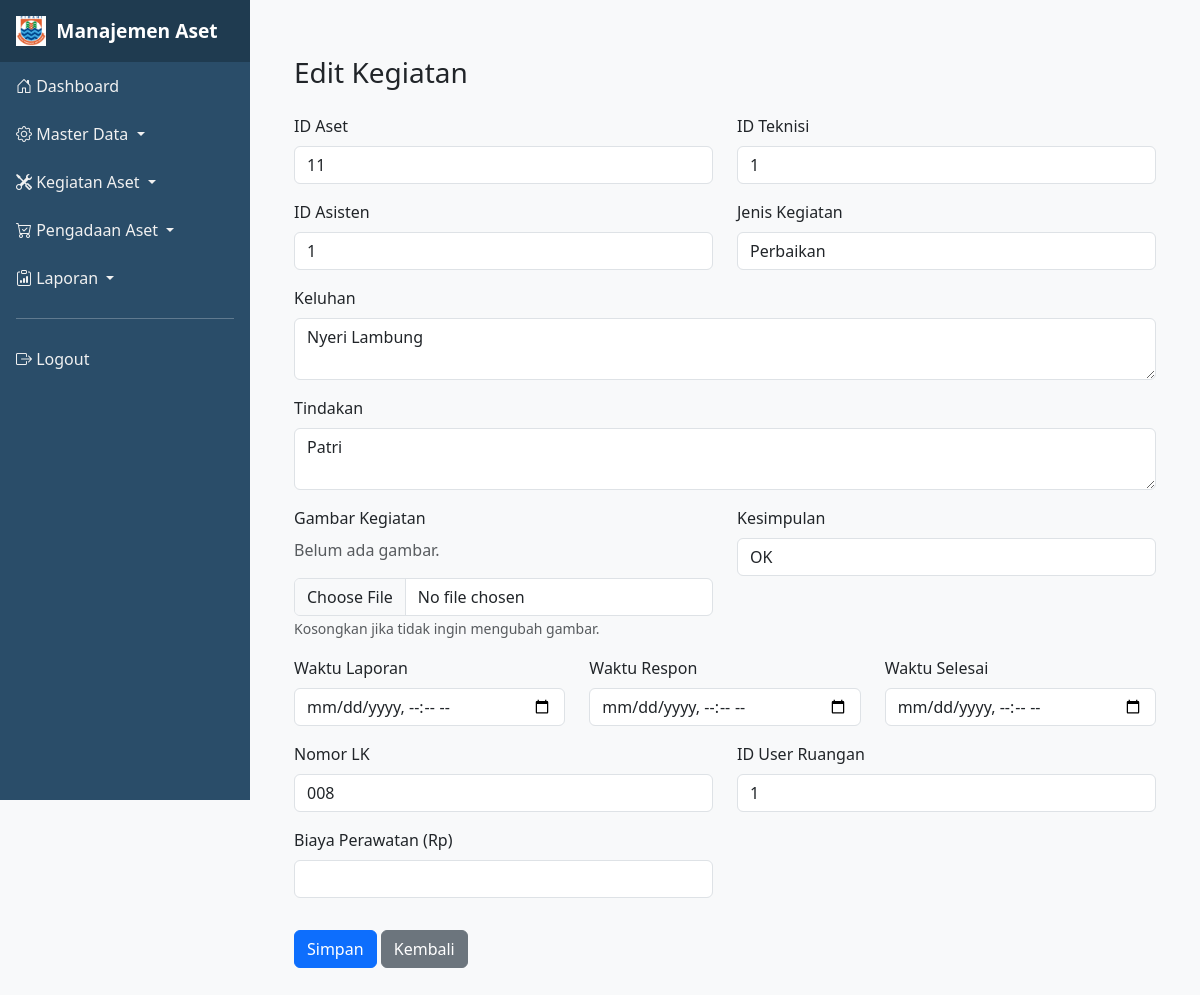
The page /index.php?page=edit_kegiatan&id_kegiatan=7 (signed in) on the database its author committed.
### tables this page shows
CREATE TABLE `kegiatan` (
  `id_kegiatan` int(11) NOT NULL,
  `id_aset` int(11) DEFAULT NULL,
  `id_teknisi` int(11) DEFAULT NULL,
  `id_asisten` int(11) DEFAULT NULL,
  `jenis_kegiatan` enum('Perbaikan','Pemeliharaan') DEFAULT NULL,
  `uraian` text DEFAULT NULL,
  `tanggal_kegiatan` datetime DEFAULT NULL,
  `keluhan` varchar(255) DEFAULT NULL,
  `tindakan` varchar(255) DEFAULT NULL,
  `kesimpulan` varchar(255) DEFAULT NULL,
  `id_user_ruangan` varchar(255) DEFAULT NULL,
  `id_kepala_ipsrs` varchar(255) DEFAULT NULL,
  `waktu_respon` datetime(6) DEFAULT NULL,
  `image` varchar(255) DEFAULT NULL,
  `waktu_laporan` datetime(6) DEFAULT NULL,
  `nomor_lk` varchar(255) DEFAULT NULL,
  `tanda_tangan_teknisi` text DEFAULT NULL,
  `tanda_tangan_asisten` text DEFAULT NULL,
  `tanda_tangan_kepala_ruangan` text DEFAULT NULL,
  `tanda_tangan_kepala_instalasi` text DEFAULT NULL,
  `waktu_selesai` datetime(6) DEFAULT NULL,
  `biaya_perawatan` int(255) DEFAULT NULL
);

### pages/edit_kegiatan.php (the view, shortened to what this page needs)
<?php
require __DIR__ . "/../includes/db.php";
$id_kegiatan = $_GET['id_kegiatan'] ?? 0;
$sql = "SELECT * FROM kegiatan WHERE id_kegiatan = ?";
$stmt = $conn->prepare($sql);
$stmt->bind_param("i", $id_kegiatan);
$stmt->execute();
$result = $stmt->get_result();
$kegiatan = $result->fetch_assoc();
?>
<div class="container mt-4">
    <h3 class="mb-4">Edit Kegiatan</h3>
    <form method="POST" enctype="multipart/form-data">
        <div class="row">
            <div class="col-md-6 mb-3">
                <label class="form-label">ID Aset</label>
                <input type="number" name="id_aset" value="<?= htmlspecialchars($kegiatan['id_aset']) ?>" class="form-control" required>
            </div>
            <div class="col-md-6 mb-3">
                <label class="form-label">ID Teknisi</label>
                <input type="number" name="id_teknisi" value="<?= htmlspecialchars($kegiatan['id_teknisi']) ?>" class="form-control" required>
            </div>
            <div class="col-md-6 mb-3">
                <label class="form-label">ID Asisten</label>
                <input type="number" name="id_asisten" value="<?= htmlspecialchars($kegiatan['id_asisten']) ?>" class="form-control">
            </div>
            <div class="col-md-6 mb-3">
                <label class="form-label">Jenis Kegiatan</label>
                <select name="jenis_kegiatan" class="form-control" required>
                    <option value="Perbaikan" <?= $kegiatan['jenis_kegiatan'] === 'Perbaikan' ? 'selected' : '' ?>>Perbaikan</option>
                </select>
            </div>
            <div class="col-md-12 mb-3">
                <label class="form-label">Keluhan</label>
                <textarea name="keluhan" class="form-control"><?= htmlspecialchars($kegiatan['keluhan']) ?></textarea>
            </div>
            <div class="col-md-12 mb-3">
                <label class="form-label">Tindakan</label>
                <textarea name="tindakan" class="form-control"><?= htmlspecialchars($kegiatan['tindakan']) ?></textarea>
            </div>
            <div class="col-md-6 mb-3">
                <label class="form-label">Gambar Kegiatan</label><br>
                <?php if (!empty($kegiatan['image']) && file_exists("../uploads/" . $kegiatan['image'])): ?>
                    <img src="../uploads/<?= htmlspecialchars($kegiatan['image']) ?>" alt="Gambar Kegiatan"
                         class="img-thumbnail mb-2" style="max-height: 200px;">
                    <input type="hidden" name="image_lama" value="<?= htmlspecialchars($kegiatan['image']) ?>">
                <?php else: ?>
                    <p class="text-muted">Belum ada gambar.</p>
                <?php endif; ?>
                <input type="file" name="image" class="form-control" accept="image/*">
                <small class="text-muted">Kosongkan jika tidak ingin mengubah gambar.</small>
            </div>
            <div class="col-md-6 mb-3">
                <label class="form-label">Kesimpulan</label>
                <input type="text" name="kesimpulan" value="<?= htmlspecialchars($kegiatan['kesimpulan']) ?>" class="form-control">
            </div>
            <div class="col-md-4 mb-3">
                <label class="form-label">Waktu Laporan</label>
                <input type="datetime-local" name="waktu_laporan" value="<?= $kegiatan['waktu_laporan'] ?>" class="form-control">
            </div>
            <div class="col-md-4 mb-3">
                <label class="form-label">Waktu Respon</label>
                <input type="datetime-local" name="waktu_respon" value="<?= $kegiatan['waktu_respon'] ?>" class="form-control">
            </div>
            <div class="col-md-4 mb-3">
                <label class="form-label">Waktu Selesai</label>
                <input type="datetime-local" name="waktu_selesai" value="<?= $kegiatan['waktu_selesai'] ?>" class="form-control">
            </div>
            <div class="col-md-6 mb-3">
                <label class="form-label">Nomor LK</label>
                <input type="text" name="nomor_lk" value="<?= htmlspecialchars($kegiatan['nomor_lk']) ?>" class="form-control">
            </div>
            <div class="col-md-6 mb-3">
                <label class="form-label">ID User Ruangan</label>
                <input type="number" name="id_user_ruangan" value="<?= htmlspecialchars($kegiatan['id_user_ruangan']) ?>" class="form-control">
            </div>
            <div class="col-md-6 mb-3">
                <label class="form-label">Biaya Perawatan (Rp)</label>
                <input type="number" name="biaya_perawatan" value="<?= htmlspecialchars($kegiatan['biaya_perawatan']) ?>" class="form-control">
            </div>
        </div>
        <div class="mt-3">
            <button type="submit" class="btn btn-primary">Simpan</button>
            <a href="../index.php?page=laporan_kegiatan" class="btn btn-secondary">Kembali</a>
        </div>
    </form>
</div>

### index.php (style rules this page uses)
:root { --main-color: #2A4D69; --hover-color: #1f3b50; --sidebar-width: 250px; }
body { margin: 0; padding: 0; font-family: 'Segoe UI', sans-serif; background-color: #f8f9fa; }

### rows shown on the page
kegiatan: id_aset "11", id_teknisi "1", id_asisten "1", jenis_kegiatan "Perbaikan", keluhan "Nyeri Lambung", tindakan "Patri", kesimpulan "OK", nomor_lk "008", id_user_ruangan "1"
